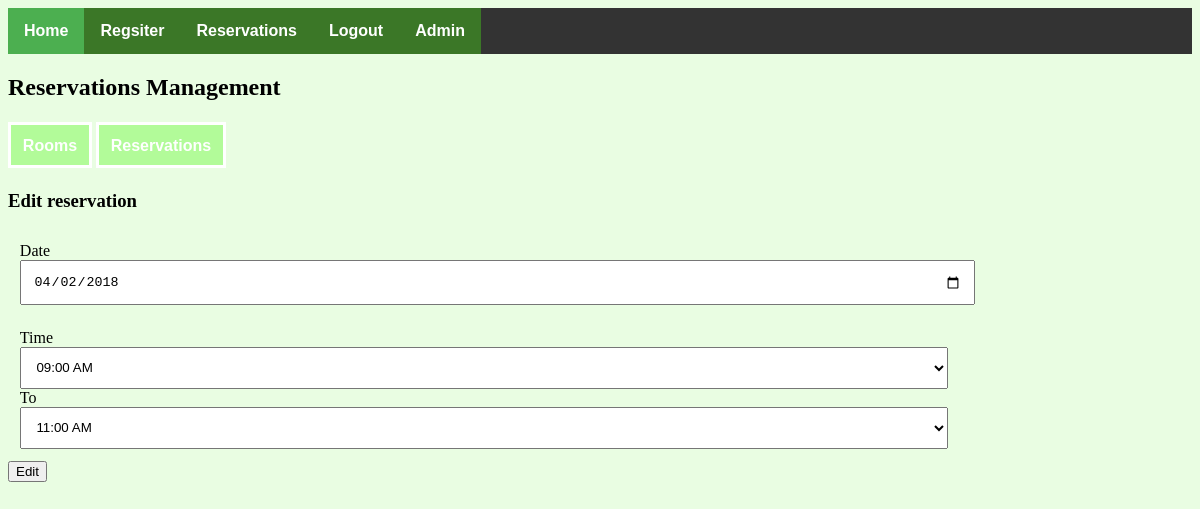
Screenshot of /pages/editReservation.php?id=54 (signed in) with the database file from the repository.
### tables this page shows
CREATE TABLE `reservations` (
  `reservation_id` int(11) NOT NULL,
  `room_id` int(11) NOT NULL,
  `user_id` int(11) NOT NULL,
  `reservation_date` date NOT NULL,
  `from_time` varchar(255) NOT NULL,
  `to_time` varchar(255) NOT NULL,
  `approved` tinyint(4) NOT NULL DEFAULT '0'
);

### pages/editReservation.php (the view, shortened to what this page needs)
<!DOCTYPE html>
<html>
<head>
  <link rel="stylesheet" type="text/css" href="../css/style.css">
</head>
<body>
  <?php
        include('config.php');
  ?>
<ul>
    <li><a href="../index.php" class="active">Home</a></li>
    <li><a href="register.php">Regsiter</a></li>
    <?php if (isset($_SESSION['login'])) { ?>
      <li><a href="reservations.php">Reservations</a></li>
      <li><a href="logout.php">Logout</a></li>
      <?php if (isset($_SESSION['is_admin']) && ($_SESSION['is_admin'] == "1")) { ?>
        <li><a href="admin.php">Admin</a></li>
      <?php } ?>
    <?php } else { ?>
      <li><a href="login.php">Login</a></li>
    <?php } ?>
  </ul>
  <h2>Reservations Management</h2>
  <div class="admin-links">
    <a href="room.php">Rooms</a>
    <a href="booking.php">Reservations</a>
  </div>
  <h3>Edit reservation</h3>
  <form action="editReservation.php?id=<?= $_GET['id'] ?>" method="POST">
    <?php
      $sql = "SELECT * FROM reservations WHERE reservation_id = '".$_GET['id']."'";
      $result = mysqli_query($connection, $sql);
      $date = "";
      $from = "";
      $to = "";
      while ($row = mysqli_fetch_assoc($result)) {
        $date = $row['reservation_date'];
        $from = $row['from_time'];
        $to = $row['to_time'];
      }
      $time = array(
          "9" => "09:00 AM",
          "10" => "10:00 AM",
          "11" => "11:00 AM",
          "12" => "12:00 AM",
          "13" => "01:00 PM",
          "14" => "02:00 PM",
          "15" => "03:00 PM",
          "16" => "04:00 PM",
          "17" => "05:00 PM",
          "18" => "06:00 PM",
          "19" => "07:00 PM",
          "20" => "08:00 PM",
          "21" => "09:00 PM"
      );
    ?>
    <div class="form-group">
      <label for="date">Date</label>
      <input type="date" id="date" name="date" value="<?= $date ?>">
    </div>
    <div class="form-group">
      <label for="from">Time</label>
      <select name="from" id="from">
        <?php foreach ($time as $key => $value) { ?>
          <?php if ($key == $from) { ?>
            <option value="<?= $key ?>" selected="selected"><?= $value ?></option>
          <?php } else { ?>
            <option value="<?= $key ?>"><?= $value ?></option>
          <?php } ?>
        <?php } ?>
      </select>
      <label for="to">To</label>
      <select name="to">
        <?php foreach ($time as $key => $value) { ?>
          <?php if ($key == $to) { ?>
            <option value="<?= $key ?>" selected="selected"><?= $value ?></option>
          <?php } else { ?>
            <option value="<?= $key ?>"><?= $value ?></option>
          <?php } ?>
        <?php } ?>
      </select>
    </div>
    <input type="submit" name="submit" value="Edit">
  </form>
</body>
</html>

### css/style.css (style rules this page uses)
body { background-color: #4bf5131f; }
.form-group { padding: 1%; }
.form-group label { display: block; }
.form-group input, .form-group select, .form-group textarea { width: 80%; padding: 1% }
a { text-decoration: none; background-color: #4bf51359; border: solid 3px #fff; padding: 1%; color: #fff; font-weight: bold; font-family: sans-serif; }
.admin-links { margin: 3% auto; }
ul { list-style-type: none; margin: 0; padding: 0; overflow: hidden; background-color: #333; }
li { float: left; }
li a { display: block !important; color: white !important; text-align: center !important; padding: 14px 16px !important; text-decoration: none !important; border: 0px !important; }
.active { background-color: #4CAF50 !important; }

### rows the page displays
reservations: date "04/02/2018", from "09:00 AM", to "11:00 AM"
